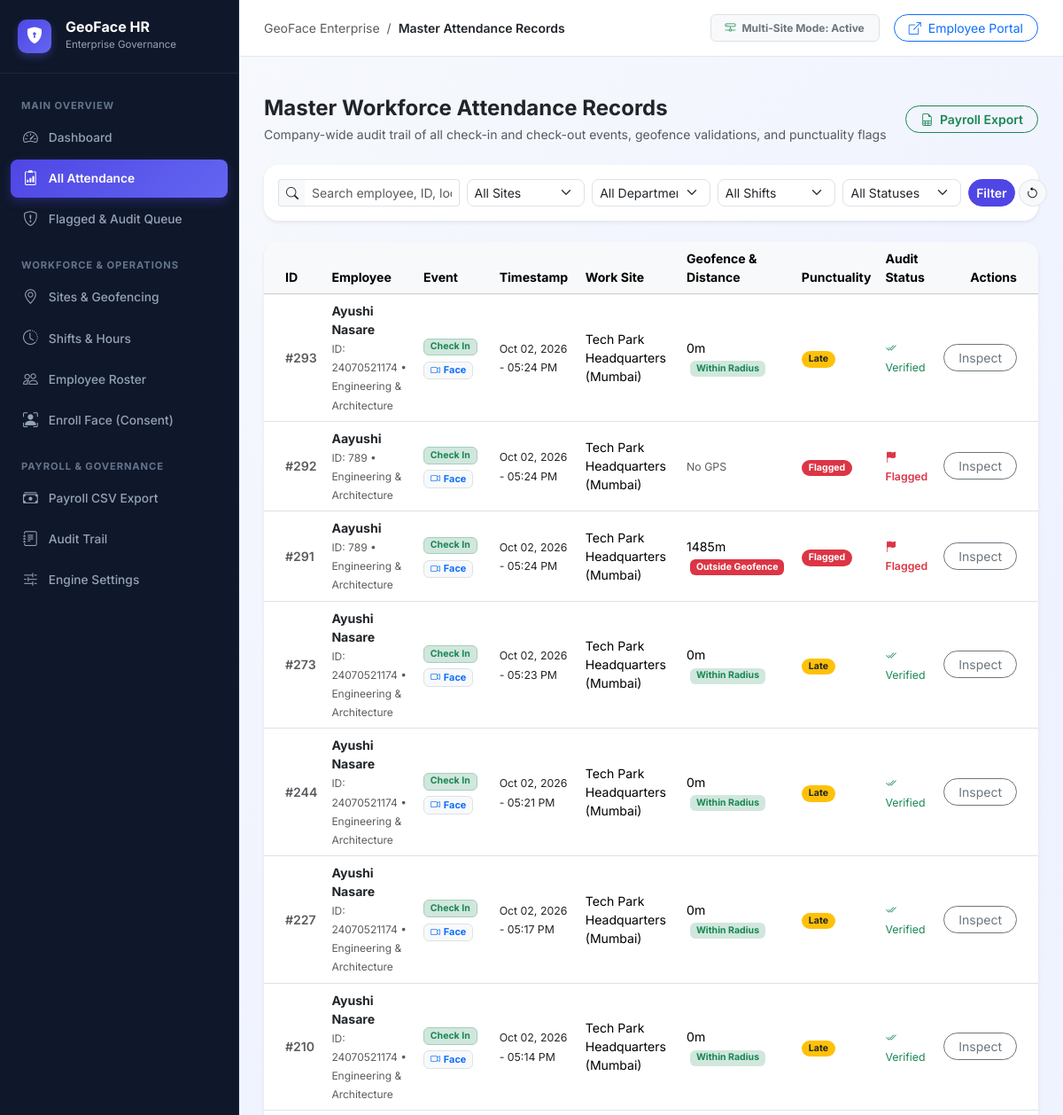
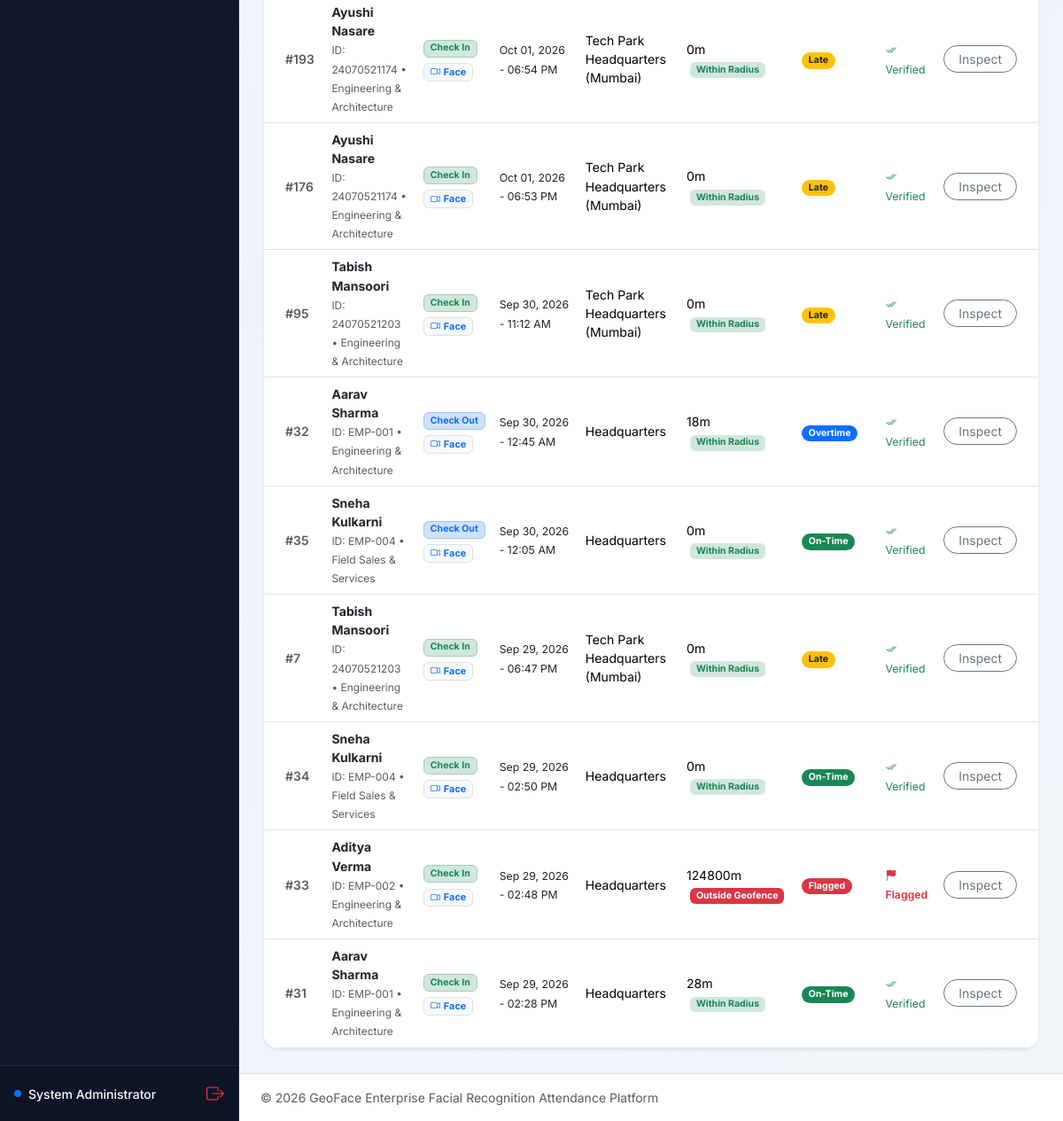
/admin/attendance-records (signed in), run on the app's committed database (2 pictures, top to bottom).
### tables this page shows
CREATE TABLE attendance_events (
            id INTEGER PRIMARY KEY AUTOINCREMENT,
            employee_id INTEGER NOT NULL,
            event_type TEXT NOT NULL,
            timestamp TEXT NOT NULL,
            latitude REAL,
            longitude REAL,
            address TEXT,
            site_id INTEGER,
            distance_from_site_meters REAL,
            within_geofence INTEGER DEFAULT 1,
            confidence REAL,
            liveness_passed INTEGER DEFAULT 1,
            geotagged_photo_path TEXT,
            status TEXT DEFAULT 'on_time',
            flagged INTEGER DEFAULT 0,
            flag_reason TEXT,
            reviewed_by INTEGER,
            review_note TEXT,
            created_at TEXT NOT NULL, attendance_method TEXT DEFAULT 'face',
            FOREIGN KEY (employee_id) REFERENCES employees(id),
            FOREIGN KEY (site_id) REFERENCES sites(id)
        );

CREATE TABLE employees (
            id INTEGER PRIMARY KEY AUTOINCREMENT,
            name TEXT NOT NULL,
            employee_code TEXT UNIQUE NOT NULL,
            department_id INTEGER,
            site_id INTEGER,
            shift_id INTEGER,
            manager_id INTEGER,
            role TEXT DEFAULT 'employee',
            email TEXT UNIQUE,
            password_hash TEXT NOT NULL,
            active INTEGER DEFAULT 1,
            biometric_consent INTEGER DEFAULT 0,
            biometric_consent_timestamp TEXT,
            created_at TEXT NOT NULL,
            FOREIGN KEY (department_id) REFERENCES departments(id),
            FOREIGN KEY (site_id) REFERENCES sites(id),
            FOREIGN KEY (shift_id) REFERENCES shifts(id),
            FOREIGN KEY (manager_id) REFERENCES employees(id)
        );

CREATE TABLE departments (
            id INTEGER PRIMARY KEY AUTOINCREMENT,
            name TEXT NOT NULL,
            manager_id INTEGER,
            created_at TEXT NOT NULL
        );

CREATE TABLE sites (
            id INTEGER PRIMARY KEY AUTOINCREMENT,
            name TEXT NOT NULL,
            address TEXT,
            latitude REAL NOT NULL,
            longitude REAL NOT NULL,
            geofence_radius_meters REAL DEFAULT 200.0,
            geofencing_enabled INTEGER DEFAULT 1,
            created_at TEXT NOT NULL
        , attendance_policy TEXT DEFAULT NULL);

### blueprints/admin/routes.py (the view, shortened to what this page needs)
@admin_bp.route("/attendance")
@admin_bp.route("/attendance-records")
@login_required_admin
def attendance_records():
    site_filter = request.args.get("site_id")
    dept_filter = request.args.get("department_id")
    shift_filter = request.args.get("shift_id")
    status_filter = request.args.get("status", "all")
    from_date = request.args.get("from")
    to_date = request.args.get("to")
    search_q = request.args.get("search", "").strip()
    conn = get_db_connection()
    c = conn.cursor()
    query = """
        SELECT a.id, a.employee_id, a.event_type, a.timestamp, a.latitude, a.longitude,
               a.address, a.distance_from_site_meters, a.within_geofence, a.status,
               a.flagged, a.flag_reason, a.geotagged_photo_path, a.attendance_method,
               e.name, e.employee_code, d.name AS department_name, s.name AS site_name,
               sh.name AS shift_name
        FROM attendance_events a
        JOIN employees e ON a.employee_id = e.id
        LEFT JOIN departments d ON e.department_id = d.id
        LEFT JOIN sites s ON a.site_id = s.id
        LEFT JOIN shifts sh ON e.shift_id = sh.id
        WHERE 1=1
    """
    params = []
    if site_filter:
        query += " AND a.site_id = ?"
        params.append(site_filter)
    if dept_filter:
        query += " AND e.department_id = ?"
        params.append(dept_filter)
    if shift_filter:
        query += " AND e.shift_id = ?"
        params.append(shift_filter)
    if status_filter in ("on_time", "late", "early_leave", "overtime", "flagged"):
        query += " AND (a.status = ? OR (a.flagged = 1 AND ? = 'flagged'))"
        params.extend([status_filter, status_filter])
    if from_date:
        query += " AND date(a.timestamp) >= ?"
        params.append(from_date)
    if to_date:
        query += " AND date(a.timestamp) <= ?"
        params.append(to_date)
    if search_q:
        query += " AND (e.name LIKE ? OR e.employee_code LIKE ? OR a.address LIKE ?)"
        like_term = f"%{search_q}%"
        params.extend([like_term, like_term, like_term])
    query += " ORDER BY a.timestamp DESC LIMIT 1000"
    c.execute(query, tuple(params))
    rows = [dict(r) for r in c.fetchall()]
    for r in rows:
        r["time_display"] = format_local_timestamp(r["timestamp"], include_year=True)
        r["within_geofence"] = bool(r.get("within_geofence", 1))
        r["attendance_method"] = r.get("attendance_method") or "face"
    c.execute("SELECT id, name FROM sites ORDER BY name")
    sites = c.fetchall()
    c.execute("SELECT id, name FROM departments ORDER BY name")
    departments = c.fetchall()
    c.execute("SELECT id, name FROM shifts ORDER BY name")
    shifts = c.fetchall()
    conn.close()
    return render_template(
        "admin/attendance_records.html",
        records=rows,
        sites=sites,
        departments=departments,
        shifts=shifts,
        selected_site=site_filter or "",
        selected_dept=dept_filter or "",
        selected_shift=shift_filter or "",
        status_filter=status_filter,
        from_date=from_date or "",
        to_date=to_date or "",
        search_q=search_q
    )

### config.py (called while the page is built)
def get_app_timezone():
    tz_str = os.environ.get("APP_TIMEZONE") or os.environ.get("TIMEZONE") or "Asia/Kolkata"
    try:
        return zoneinfo.ZoneInfo(tz_str)
    except Exception:
        try:
            return datetime.timezone(datetime.timedelta(hours=5, minutes=30))
        except Exception:
            return datetime.timezone.utc

def format_local_timestamp(iso_val, include_year=True):
    if not iso_val:
        return "—"
    try:
        if isinstance(iso_val, str):
            clean_str = iso_val.replace("Z", "+00:00")
            dt = datetime.datetime.fromisoformat(clean_str)
        elif isinstance(iso_val, datetime.datetime):
            dt = iso_val
        else:
            return str(iso_val)
        if dt.tzinfo is None:
            dt = dt.replace(tzinfo=datetime.timezone.utc)
        app_tz = get_app_timezone()
        local_dt = dt.astimezone(app_tz)
        if include_year:
            return local_dt.strftime("%b %d, %Y - %I:%M %p")
        return local_dt.strftime("%b %d - %I:%M %p")
    except Exception:
        return str(iso_val)

### core/auth.py (called while the page is built, shortened)
def login_required_admin(f):
    @wraps(f)
    def decorated_function(*args, **kwargs):
        role = session.get("role")
        admin_id = session.get("admin_id")
        return f(*args, **kwargs)
    return decorated_function

### core/db.py (called while the page is built)
def get_db_connection(db_path=None):
    path = db_path or Config.DB_PATH
    conn = sqlite3.connect(path, timeout=30.0)
    conn.row_factory = sqlite3.Row
    try:
        conn.execute("PRAGMA journal_mode=WAL;")
        conn.execute("PRAGMA synchronous=NORMAL;")
    except Exception:
        pass
    return conn

### templates/admin/attendance_records.html (shortened to what this page needs)
{% extends "admin/base_admin.html" %}
{% block page_title %}Master Attendance Records{% endblock %}
{% block content %}
<div class="d-flex flex-wrap justify-content-between align-items-center mb-4 gap-2">
    <div>
        <h4 class="fw-bold mb-1 text-dark">Master Workforce Attendance Records</h4>
        <p class="text-muted small mb-0">Company-wide audit trail of all check-in and check-out events, geofence validations, and punctuality flags</p>
    </div>
    <div class="d-flex gap-2">
        <a href="/admin/payroll-export" class="btn btn-outline-success btn-sm rounded-pill px-3 fw-semibold">
            <i class="bi bi-file-earmark-spreadsheet me-1"></i> Payroll Export
        </a>
    </div>
</div>
<div class="card border-0 shadow-sm rounded-4 p-3 bg-white mb-4">
    <form method="GET" action="/admin/attendance" class="row g-2 align-items-center">
        <div class="col-md-3">
            <div class="input-group input-group-sm">
                <span class="input-group-text bg-light border-end-0"><i class="bi bi-search"></i></span>
                <input type="text" name="search" class="form-control form-control-sm border-start-0" placeholder="Search employee, ID, location..." value="{{ search_q }}">
            </div>
        </div>
        <div class="col-sm-6 col-md-2">
            <select name="site_id" class="form-select form-select-sm rounded-3">
                <option value="">All Sites</option>
            </select>
        </div>
        <div class="col-sm-6 col-md-2">
            <select name="department_id" class="form-select form-select-sm rounded-3">
                <option value="">All Departments</option>
            </select>
        </div>
        <div class="col-sm-6 col-md-2">
            <select name="shift_id" class="form-select form-select-sm rounded-3">
                <option value="">All Shifts</option>
            </select>
        </div>
        <div class="col-sm-6 col-md-2">
            <select name="status" class="form-select form-select-sm rounded-3">
                <option value="all" {% if status_filter == 'all' %}selected{% endif %}>All Statuses</option>
            </select>
        </div>
        <div class="col-md-1 d-flex gap-1">
            <button type="submit" class="btn btn-primary btn-sm rounded-pill w-100 fw-semibold" style="background: var(--admin-primary); border-color: var(--admin-primary);">
                Filter
            </button>
            <a href="/admin/attendance" class="btn btn-light btn-sm rounded-pill border" title="Reset Filters">
                <i class="bi bi-arrow-counterclockwise"></i>
            </a>
        </div>
    </form>
</div>
<div class="card border-0 shadow-sm rounded-4 bg-white overflow-hidden">
    <div class="table-responsive">
        <table class="table table-hover align-middle mb-0" style="font-size: 0.88rem;">
            <thead class="table-light text-secondary">
                <tr>
                    <th class="ps-4">ID</th>
                    <th>Employee</th>
                    <th>Event</th>
                    <th>Timestamp</th>
                    <th>Work Site</th>
                    <th>Geofence & Distance</th>
                    <th>Punctuality</th>
                    <th>Audit Status</th>
                    <th class="text-end pe-4">Actions</th>
                </tr>
            </thead>
            <tbody>
                {% if records %}
                    {% for r in records %}
                    <tr>
                        <td class="ps-4 text-muted fw-semibold">#{{ r.id }}</td>
                        <td>
                            <div class="fw-bold text-dark">{{ r.name }}</div>
                            <span class="text-muted" style="font-size: 0.75rem;">ID: {{ r.employee_code or '—' }} • {{ r.department_name or 'General' }}</span>
                        </td>
                        <td>
                            <span class="badge {% if r.event_type == 'check_in' %}bg-success-subtle text-success border border-success-subtle{% else %}bg-primary-subtle text-primary border border-primary-subtle{% endif %}">
                                {{ (r.event_type or 'check_in')|replace('_', ' ')|title }}
                            </span>
                            <div class="mt-1">
                                <span class="badge {% if r.attendance_method == 'manual' %}bg-secondary-subtle text-secondary border{% else %}bg-light text-primary border{% endif %}" style="font-size: 0.68rem;">
                                    <i class="bi {% if r.attendance_method == 'manual' %}bi-pencil-square{% else %}bi-camera-video{% endif %} me-1"></i>{{ 'Manual' if r.attendance_method == 'manual' else 'Face' }}
                                </span>
                            </div>
                        </td>
                        <td>
                            <span class="text-dark small">{{ r.time_display }}</span>
                        </td>
                        <td>{{ r.site_name or 'Headquarters' }}</td>
                        <td>
                            {% if r.distance_from_site_meters is not none %}
                                <span>{{ r.distance_from_site_meters|int }}m</span>
                                {% if r.within_geofence %}
                                <span class="badge bg-success-subtle text-success ms-1">Within Radius</span>
                                {% else %}
                                <span class="badge bg-danger text-white ms-1">Outside Geofence</span>
                                {% endif %}
                            {% else %}
                                <span class="text-muted small">No GPS</span>
                            {% endif %}
                        </td>
                        <td>
                            {% if r.status == 'on_time' %}
                            <span class="badge bg-success rounded-pill px-2 py-1">On-Time</span>
                            {% elif r.status == 'late' %}
                            <span class="badge bg-warning text-dark rounded-pill px-2 py-1">Late</span>
                            {% elif r.status == 'early_leave' %}
                            <span class="badge bg-warning text-dark rounded-pill px-2 py-1">Early Leave</span>
                            {% elif r.status == 'overtime' %}
                            <span class="badge bg-primary rounded-pill px-2 py-1">Overtime</span>
                            {% elif r.status == 'flagged' %}
                            <span class="badge bg-danger rounded-pill px-2 py-1">Flagged</span>
                            {% else %}
                            <span class="badge bg-secondary rounded-pill px-2 py-1">{{ r.status|upper }}</span>
                            {% endif %}
                        </td>
                        <td>
                            {% if r.flagged %}
                            <span class="text-danger small fw-semibold" title="{{ r.flag_reason }}">
                                <i class="bi bi-flag-fill me-1"></i>Flagged
                            </span>
                            {% else %}
                            <span class="text-success small"><i class="bi bi-check2-all me-1"></i>Verified</span>
                            {% endif %}
                        </td>
                        <td class="text-end pe-4">
                            <a href="/admin/attendance/{{ r.id }}" class="btn btn-sm btn-outline-secondary rounded-pill px-3">
                                Inspect
                            </a>
                        </td>
                    </tr>
                    {% endfor %}
                {% else %}
                    <tr>
                        <td colspan="9" class="text-center py-4 text-muted">
                            No attendance records found matching the filter criteria.
                        </td>
                    </tr>
                {% endif %}
            </tbody>
        </table>
    </div>
</div>
{% endblock %}

### static/css/style.css (style rules this page uses)
:root { --primary: #4f46e5; --primary-hover: #4338ca; --primary-light: #e0e7ff; --success: #10b981; --success-light: #d1fae5; --warning: #f59e0b; --warning-light: #fef3c7; --danger: #ef4444; --danger-light: #fee2e2; --dark: #0f172a; --slate-800: #1e293b; --slate-700: #334155; --slate-600: #475569; --slate-500: #64748b; --slate-400: #94a3b8; --slate-200: #e2e8f0; --slate-100: #f1f5f9; --bg-gradient: linear-gradient(135deg, #f8fafc 0%, #eef2ff 50%, #f1f5f9 100%); --card-bg: rgba(255, 255, 255, 0.95); --card-shadow: 0 10px 25px -5px rgba(0, 0, 0, 0.05), 0 8px 10px -6px rgba(0, 0, 0, 0.03); --card-shadow-hover: 0 20px 30px -10px rgba(79, 70, 229, 0.12); --radius-lg: 16px; --radius-md: 12px; --radius-sm: 8px; }
* { box-sizing: border-box; }
body { margin: 0; padding: 0; font-family: 'Inter', -apple-system, BlinkMacSystemFont, 'Segoe UI', Roboto, sans-serif; background: var(--bg-gradient); background-attachment: fixed; color: var(--slate-800); min-height: 100vh; -webkit-font-smoothing: antialiased; }

### templates/admin/base_admin.html (style rules this page uses)
:root { --admin-primary: #4f46e5; --admin-primary-hover: #4338ca; --admin-accent: #6366f1; --admin-sidebar-bg: #0f172a; --admin-sidebar-border: #1e293b; }
body { background-color: #f8fafc; color: #1e293b; font-family: 'Inter', system-ui, -apple-system, sans-serif; }

### data on the page
attendance_events: id "293", name "Ayushi Nasare", employee_code "24070521174", name "Engineering & Architecture", event_type "Check In", attendance_method "Face", time_display "Oct 02, 2026 - 05:24 PM", name "Tech Park Headquarters (Mumbai)", distance_from_site_meters "0", within_geofence "Within Radius", status "Late", flagged 0 (drawn)
attendance_events: id "292", name "Aayushi", employee_code "789", name "Engineering & Architecture", event_type "Check In", attendance_method "Face", time_display "Oct 02, 2026 - 05:24 PM", name "Tech Park Headquarters (Mumbai)", shows "No GPS", status "Flagged"
attendance_events: id "291", name "Aayushi", employee_code "789", name "Engineering & Architecture", event_type "Check In", attendance_method "Face", time_display "Oct 02, 2026 - 05:24 PM", name "Tech Park Headquarters (Mumbai)", distance_from_site_meters "1485", within_geofence "Outside Geofence", status "Flagged"
attendance_events: id "273", name "Ayushi Nasare", employee_code "24070521174", name "Engineering & Architecture", event_type "Check In", attendance_method "Face", time_display "Oct 02, 2026 - 05:23 PM", name "Tech Park Headquarters (Mumbai)", distance_from_site_meters "0", within_geofence "Within Radius", status "Late", flagged 0 (drawn)
attendance_events: id "244", name "Ayushi Nasare", employee_code "24070521174", name "Engineering & Architecture", event_type "Check In", attendance_method "Face", time_display "Oct 02, 2026 - 05:21 PM", name "Tech Park Headquarters (Mumbai)", distance_from_site_meters "0", within_geofence "Within Radius", status "Late", flagged 0 (drawn)
attendance_events: id "227", name "Ayushi Nasare", employee_code "24070521174", name "Engineering & Architecture", event_type "Check In", attendance_method "Face", time_display "Oct 02, 2026 - 05:17 PM", name "Tech Park Headquarters (Mumbai)", distance_from_site_meters "0", within_geofence "Within Radius", status "Late", flagged 0 (drawn)
attendance_events: id "210", name "Ayushi Nasare", employee_code "24070521174", name "Engineering & Architecture", event_type "Check In", attendance_method "Face", time_display "Oct 02, 2026 - 05:14 PM", name "Tech Park Headquarters (Mumbai)", distance_from_site_meters "0", within_geofence "Within Radius", status "Late", flagged 0 (drawn)
attendance_events: id "193", name "Ayushi Nasare", employee_code "24070521174", name "Engineering & Architecture", event_type "Check In", attendance_method "Face", time_display "Oct 01, 2026 - 06:54 PM", name "Tech Park Headquarters (Mumbai)", distance_from_site_meters "0", within_geofence "Within Radius", status "Late", flagged 0 (drawn)
attendance_events: id "176", name "Ayushi Nasare", employee_code "24070521174", name "Engineering & Architecture", event_type "Check In", attendance_method "Face", time_display "Oct 01, 2026 - 06:53 PM", name "Tech Park Headquarters (Mumbai)", distance_from_site_meters "0", within_geofence "Within Radius", status "Late", flagged 0 (drawn)
attendance_events: id "95", name "Tabish Mansoori", employee_code "24070521203", name "Engineering & Architecture", event_type "Check In", attendance_method "Face", time_display "Sep 30, 2026 - 11:12 AM", name "Tech Park Headquarters (Mumbai)", distance_from_site_meters "0", within_geofence "Within Radius", status "Late", flagged 0 (drawn)
attendance_events: id "32", name "Aarav Sharma", employee_code "EMP-001", name "Engineering & Architecture", event_type "Check Out", attendance_method "Face", time_display "Sep 30, 2026 - 12:45 AM", site_name "Headquarters", distance_from_site_meters "18", within_geofence "Within Radius", status "Overtime", flagged 0 (drawn)
attendance_events: id "35", name "Sneha Kulkarni", employee_code "EMP-004", name "Field Sales & Services", event_type "Check Out", attendance_method "Face", time_display "Sep 30, 2026 - 12:05 AM", site_name "Headquarters", distance_from_site_meters "0", within_geofence "Within Radius", status "On-Time", flagged 0 (drawn)
attendance_events: id "7", name "Tabish Mansoori", employee_code "24070521203", name "Engineering & Architecture", event_type "Check In", attendance_method "Face", time_display "Sep 29, 2026 - 06:47 PM", name "Tech Park Headquarters (Mumbai)", distance_from_site_meters "0", within_geofence "Within Radius", status "Late", flagged 0 (drawn)
attendance_events: id "34", name "Sneha Kulkarni", employee_code "EMP-004", name "Field Sales & Services", event_type "Check In", attendance_method "Face", time_display "Sep 29, 2026 - 02:50 PM", site_name "Headquarters", distance_from_site_meters "0", within_geofence "Within Radius", status "On-Time", flagged 0 (drawn)
attendance_events: id "33", name "Aditya Verma", employee_code "EMP-002", name "Engineering & Architecture", event_type "Check In", attendance_method "Face", time_display "Sep 29, 2026 - 02:48 PM", site_name "Headquarters", distance_from_site_meters "124800", within_geofence "Outside Geofence", status "Flagged"
attendance_events: id "31", name "Aarav Sharma", employee_code "EMP-001", name "Engineering & Architecture", event_type "Check In", attendance_method "Face", time_display "Sep 29, 2026 - 02:28 PM", site_name "Headquarters", distance_from_site_meters "28", within_geofence "Within Radius", status "On-Time", flagged 0 (drawn)

### other printed values
{{ session.get('admin_name', 'Administrator') }} "System Administrator"
